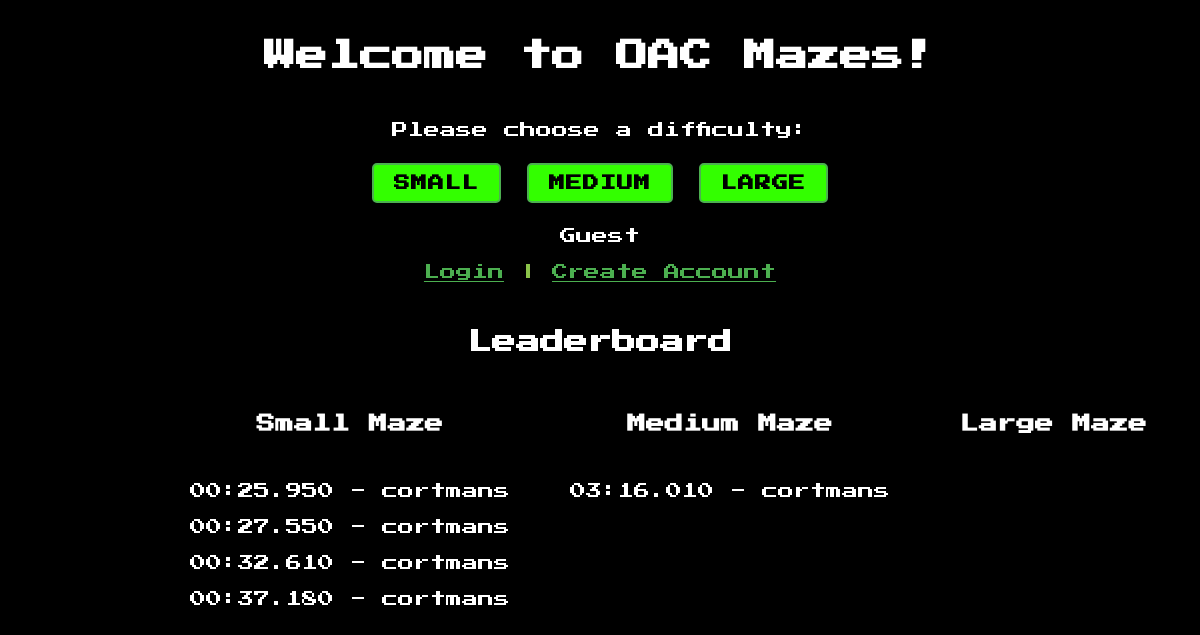
Before: / with the older database file.
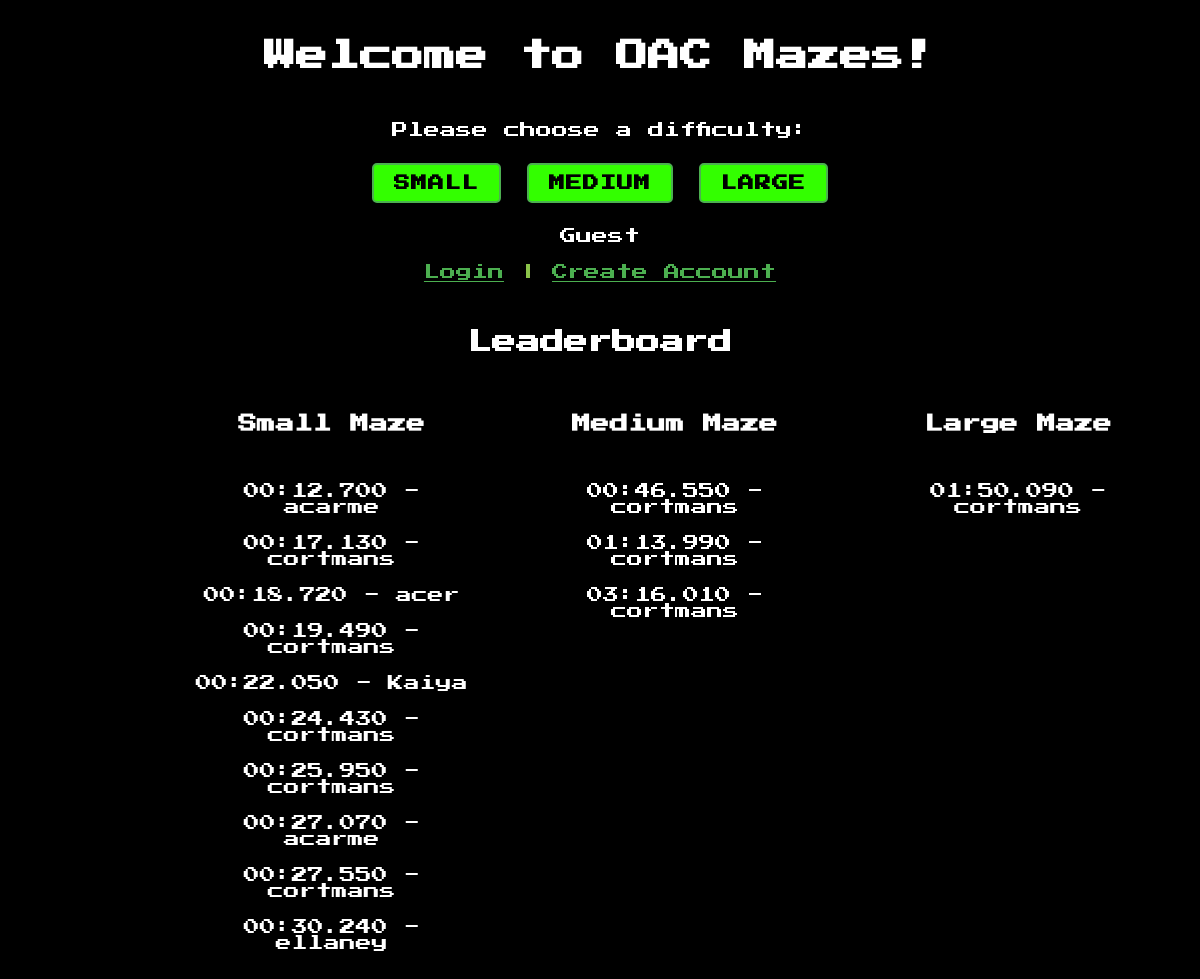
After: the same page with the newer database file.
### mazes/app.py (models this page shows, shortened)
class Leaderboard(db.Model):
    __bind_key__ = 'users'
    id = db.Column(db.Integer, primary_key=True)
    maze_type = db.Column(db.String(50), nullable=False)
    time = db.Column(db.String(20), nullable=False)
    user_id = db.Column(db.String(36), db.ForeignKey('user.id'), nullable=False)
    user = db.relationship('User', backref='leaderboard_entries')

class User(db.Model):
    __bind_key__= 'users'
    id = db.Column(db.String(36), primary_key=True, default=lambda: str(uuid.uuid4()))
    username = db.Column(db.String(50), unique=True, nullable=False)
    password = db.Column(db.String(1000), nullable=False)

### mazes/app.py (the view)
@app.route('/' , methods=["GET"])
def index():
    fastest_times = {}
    maze_types = ["small", "medium", "large"]
    for maze_type in maze_types:
        entries = Leaderboard.query.filter_by(maze_type=maze_type).order_by(Leaderboard.time).limit(10).all()
        fastest_times[maze_type] = entries
    if 'user_id' in session:
        return render_template("index.html", current_user=User.query.filter_by(id=session['user_id']).first(), fastest_times=fastest_times)
    return render_template("index.html", fastest_times=fastest_times)

### mazes/templates/index.html (shortened to what this page needs)
<!DOCTYPE html>
<html lang="en">
<head>
    <link rel="stylesheet" href="/static/styles.css">
</head>
<body>
    <h1>Welcome to OAC Mazes!</h1>
    <p>Please choose a difficulty:</p>
    <form action="/play" method="post">
        <input type="submit" name="difficulty" value="small">
        <input type="submit" name="difficulty" value="medium">
        <input type="submit" name="difficulty" value="large">
    </form>
    {% if current_user %}
        <p>Logged in as: {{ current_user.username }}</p>
    {% else %}
        <p>Guest</p>
    {% endif %}
    <p>
        {% if not current_user %}
        <a href="/login">Login</a>
        <span class="divider">|</span>
        {% endif %}
        {% if not current_user %}
            <a href="/create_account">Create Account</a>
        {% endif %}
    </p>
    <p>
        <h2>Leaderboard</h2>
        <div class="leaderboard-container">
            {% for maze_type, entries in fastest_times.items() %}
                <div class="maze-leaderboard">
                    <h3>{{ maze_type | capitalize }} Maze</h3>
                        {% for entry in entries %}
                            <p>{{ entry.time }} - {{ entry.user.username }}</p>
                        {% endfor %}
                </div>
            {% endfor %}
        </div>
    </p>
</body>
</html>

### mazes/static/styles.css (style rules this page uses)
body, h1, h2, h3, p, ul, li { margin: 0; padding: 0; }
body, table { font-family: 'Press Start 2P', cursive; background-color: #000; color: #fff; margin-top: 10px; }
.leaderboard-container { margin-left: 170px; display: flex; }
.maze-leaderboard { margin-right: 20px; }
p { text-align: center; margin: 20px; }
h1, h2, h3 { text-align: center; padding: 30px; }
a { color: #4caf50; }
input[type="submit"] { background-color: #33ff00; color: #000; font-size: 16px; padding: 10px 20px; border: 2px solid #4caf50; border-radius: 5px; cursor: pointer; margin: 5px; text-transform: uppercase; letter-spacing: 1px; font-family: 'Press Start 2P', cursive; font-weight: bold; transition: background-color 0.3s ease-in-out, color 0.3s ease-in-out; }
form { text-align: center; margin: 20px; }
.divider { color: #8bc34a; }
form { text-align: center; }
input { padding: 10px; margin-bottom: 10px; font-family: 'Press Start 2P', cursive; }

Changed rows visible on the page:
no longer on this page (row unchanged): Leaderboard: time "00:32.610", user.username "cortmans", shown under "Small"
no longer on this page (row unchanged): Leaderboard: time "00:37.180", user.username "cortmans", shown under "Small"
added Leaderboard: time "00:12.700", user.username "acarme", shown under "Small"
added Leaderboard: time "00:17.130", user.username "cortmans", shown under "Small"
added Leaderboard: time "00:18.720", user.username "acer", shown under "Small"
added Leaderboard: time "00:19.490", user.username "cortmans", shown under "Small"
added Leaderboard: time "00:22.050", user.username "Kaiya", shown under "Small"
added Leaderboard: time "00:24.430", user.username "cortmans", shown under "Small"
added Leaderboard: time "00:27.070", user.username "acarme", shown under "Small"
added Leaderboard: time "00:30.240", user.username "ellaney", shown under "Small"
added Leaderboard: time "00:46.550", user.username "cortmans", shown under "Medium"
added Leaderboard: time "01:13.990", user.username "cortmans", shown under "Medium"
added Leaderboard: time "01:50.090", user.username "cortmans", shown under "Large"
